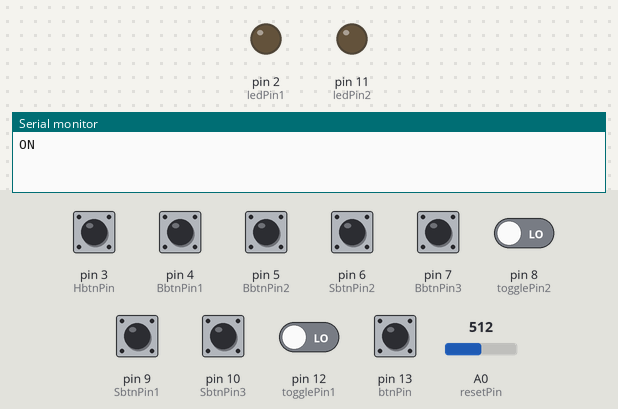
Bench run of a sketch on a simulated Arduino Leonardo, built with avr-gcc and run on an emulated ATmega32U4. Shown: output pins drawn as LEDs (lit = HIGH), the last lines printed to the serial monitor. The test bench sets the inputs (shaded band); at power-on: pin 13 (btnPin) HIGH, pin 3 (HbtnPin), pin 4 (BbtnPin1), pin 5 (BbtnPin2), pin 6 (SbtnPin2), pin 7 (BbtnPin3), pin 8 (togglePin2), pin 9 (SbtnPin1), pin 10 (SbtnPin3), pin 12 (togglePin1) LOW, A0 (resetPin) = 512. USB keyboard and mouse output is not drawn.

Above: at 1.2 s.
1.3 s: pin 8 (togglePin2) driven HIGH
At 2.5 s:
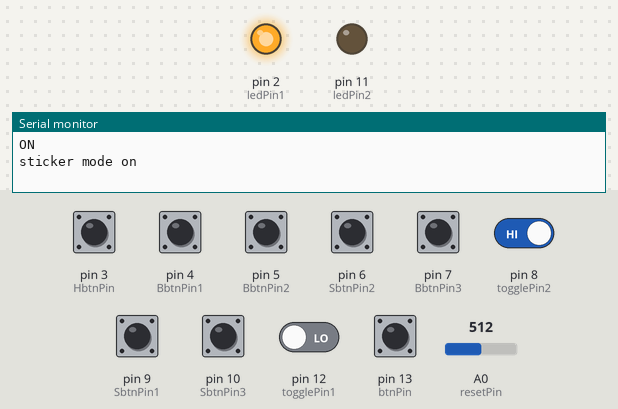
2.8 s: pin 8 (togglePin2) driven LOW
At 3.1 s:
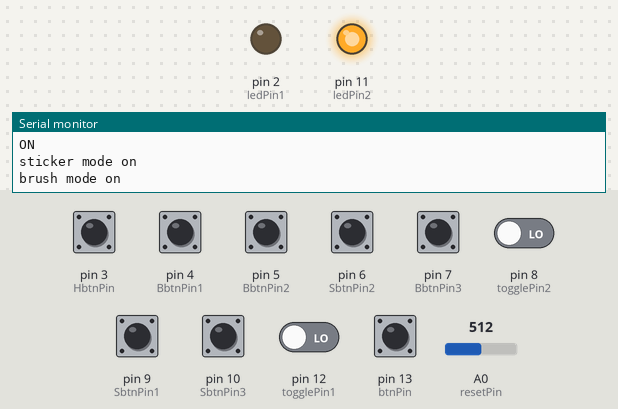
Timing chart, 0 to 5.8 s (numbered marks = the images above; inputs shaded):
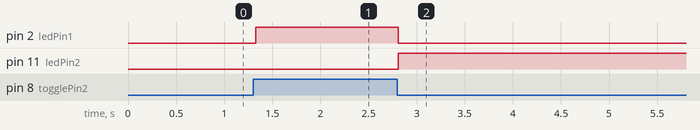

Measured:
- after the input at 1.3 s, pin 2 (ledPin1): LOW → HIGH at once
- after the input at 2.8 s, pin 2 (ledPin1): HIGH → LOW at once; pin 11 (ledPin2): LOW → HIGH at once

The sketch:

buttons.ino
```cpp
#include <Keyboard.h>

const int  BbtnPin1 = 4;
const int  BbtnPin2 = 5;
const int  BbtnPin3 = 7;
const int  SbtnPin1 = 9;
const int  SbtnPin2 = 6;
const int  SbtnPin3 = 10;
const int  HbtnPin = 3;

const int  ledPin1 = 2;
const int  ledPin2 = 11;

//const int  ScreenbtnPin = 13;

int btnState = 0;
int lastState = 0;
const int btnPin = 13;

const int  togglePin1 = 12;
const int  togglePin2 = 8;
const int  resetPin = A0;

int BbtnState1 = 0;
int BlastbtnState1 = 0;

int BbtnState2 = 0;
int BlastbtnState2 = 0;

int BbtnState3 = 0;
int BlastbtnState3 = 0;

int SbtnState1 = 0;
int SlastbtnState1 = 0;

int SbtnState2 = 0;
int SlastbtnState2 = 0;

int SbtnState3 = 0;
int SlastbtnState3 = 0;

int toggleState1 = 0;
int lasttoggleState1 = 0;

int toggleState2 = 0;
int lasttoggleState2 = 0;

int HbtnState = 0;
int HlastbtnState = 0;

int ScreenbtnState = 0;
int ScreenlastbtnState = 0;

int PbtnState = 0;
int PlastbtnState = 0;

int sensorValue = 0;
int lastsensorValue;

boolean wasTouched = false;
boolean videoPlay = false;

long lastDebounceTime = 0;
long debounceDelay = 50;
int ledState = HIGH;
int buttonState;
int lastButtonState = LOW;


void setup() {
  // initialize the button pin as a input:
  pinMode(BbtnPin1, INPUT);
  pinMode(BbtnPin2, INPUT);
  pinMode(BbtnPin3, INPUT);
  pinMode(SbtnPin1, INPUT);
  pinMode(SbtnPin2, INPUT);
  pinMode(SbtnPin3, INPUT);
  pinMode(togglePin1, INPUT);
  pinMode(togglePin2, INPUT);
  pinMode(resetPin, INPUT);
  pinMode(HbtnPin, INPUT);

  pinMode(ledPin1, OUTPUT);
  pinMode(ledPin2, OUTPUT);

  //  pinMode(ScreenbtnPin, INPUT);
  //  pinMode(PbtnPin, INPUT);
  //   initialize serial communication:
  Serial.begin(9600);

  pinMode(btnPin, INPUT_PULLUP);
  Serial.begin(9600);
  Keyboard.begin();

}

void loop() {

  //  if (Serial.available() > 0) {
  //button1
  //if(Serial.available()>0){
  //int Byte = Serial.read();


  BbtnState1 = digitalRead(BbtnPin1);

  if (BbtnState1 != BlastbtnState1) {
    if (BbtnState1 == HIGH) {
      Serial.println("a");
    }
    delay(30);
  }

  BlastbtnState1 = BbtnState1;

  //button2
  BbtnState2 = digitalRead(BbtnPin2);

  if (BbtnState2 != BlastbtnState2) {
    if (BbtnState2 == HIGH) {
      Serial.println("b");
    }

  }

  BlastbtnState2 = BbtnState2;


  //button3
  BbtnState3 = digitalRead(BbtnPin3);

  if (BbtnState3 != BlastbtnState3) {
    if (BbtnState3 == HIGH) {
      Serial.println("c");
    }
  }
  BlastbtnState3 = BbtnState3;


  //stamp button1
  SbtnState1 = digitalRead(SbtnPin1);

  if (SbtnState1 != SlastbtnState1) {
    if (SbtnState1 == HIGH) {
      Serial.println("s1");
    }
  }
  SlastbtnState1 = SbtnState1;


  //stamp button2
  SbtnState2 = digitalRead(SbtnPin2);

  if (SbtnState2 != SlastbtnState2) {
    if (SbtnState2 == HIGH) {
      Serial.println("s2");
    }
  } delay(30);
  SlastbtnState2 = SbtnState2;


  //stamp button3
  SbtnState3 = digitalRead(SbtnPin3);


  if (SbtnState3 != SlastbtnState3) {
    if (SbtnState3 == HIGH) {
      Serial.println("s3");
    }
  }
  SlastbtnState3 = SbtnState3;


  //how to play button

  HbtnState = digitalRead(HbtnPin);

  if (HbtnState != HlastbtnState) {
    // reset the debouncing timer
    lastDebounceTime = millis();
  }

  if ((millis() - lastDebounceTime) > debounceDelay) {


    if (HbtnState != buttonState) {
      buttonState = HbtnState;


      if (buttonState == HIGH) {
        ledState = !ledState;

        if (ledState == 1) {
          Serial.println("play");
        } else {
          Serial.println("stop");
        }

      }
    }
  }

  HlastbtnState = HbtnState;


  //Screen shot button

  //         ScreenbtnState = digitalRead(ScreenbtnPin);
  //
  //        if (ScreenbtnState != ScreenlastbtnState) {
  //          if (ScreenbtnState == HIGH) {
  //            Serial.println("screenshot!");
  //          }
  //        }
  //        ScreenlastbtnState = ScreenbtnState;
  //


  //hand type-toggle button
  toggleState1 = digitalRead(togglePin1);

  if (toggleState1 != lasttoggleState1) {
    if (toggleState1 == HIGH) {
      Serial.println("right hand on");
    } else {
      Serial.println("left hand on");


    }
  }
  lasttoggleState1 = toggleState1;


  //brush-stamp mode toggle

  toggleState2 = digitalRead(togglePin2);

  if (toggleState2 != lasttoggleState2) {
    if (toggleState2 == HIGH) {
      Serial.println("sticker mode on");
      digitalWrite(ledPin1, HIGH);
      digitalWrite(ledPin2, LOW);

    } else {
      Serial.println("brush mode on");
      digitalWrite(ledPin1, LOW);
      digitalWrite(ledPin2, HIGH);


    }
  }
  lasttoggleState2 = toggleState2;


  //reset button
  //
          sensorValue = analogRead(resetPin);


            if (sensorValue > 0) { // someone is touching sensor
              if (!wasTouched)
              {
                Serial.println("ON");
                wasTouched = true;
              }
            }
            else
            {
              wasTouched = false;
            }


  btnState = digitalRead(btnPin);

  if (btnState != lastState) {
    if (btnState == LOW) {

      Keyboard.press(0x82);
      Keyboard.press('.');


      //    Keyboard.write(65);
      Serial.println("pressed");

      delay(100);
      Keyboard.releaseAll();
    }
    delay(30);
  }
  lastState = btnState;

}
```
